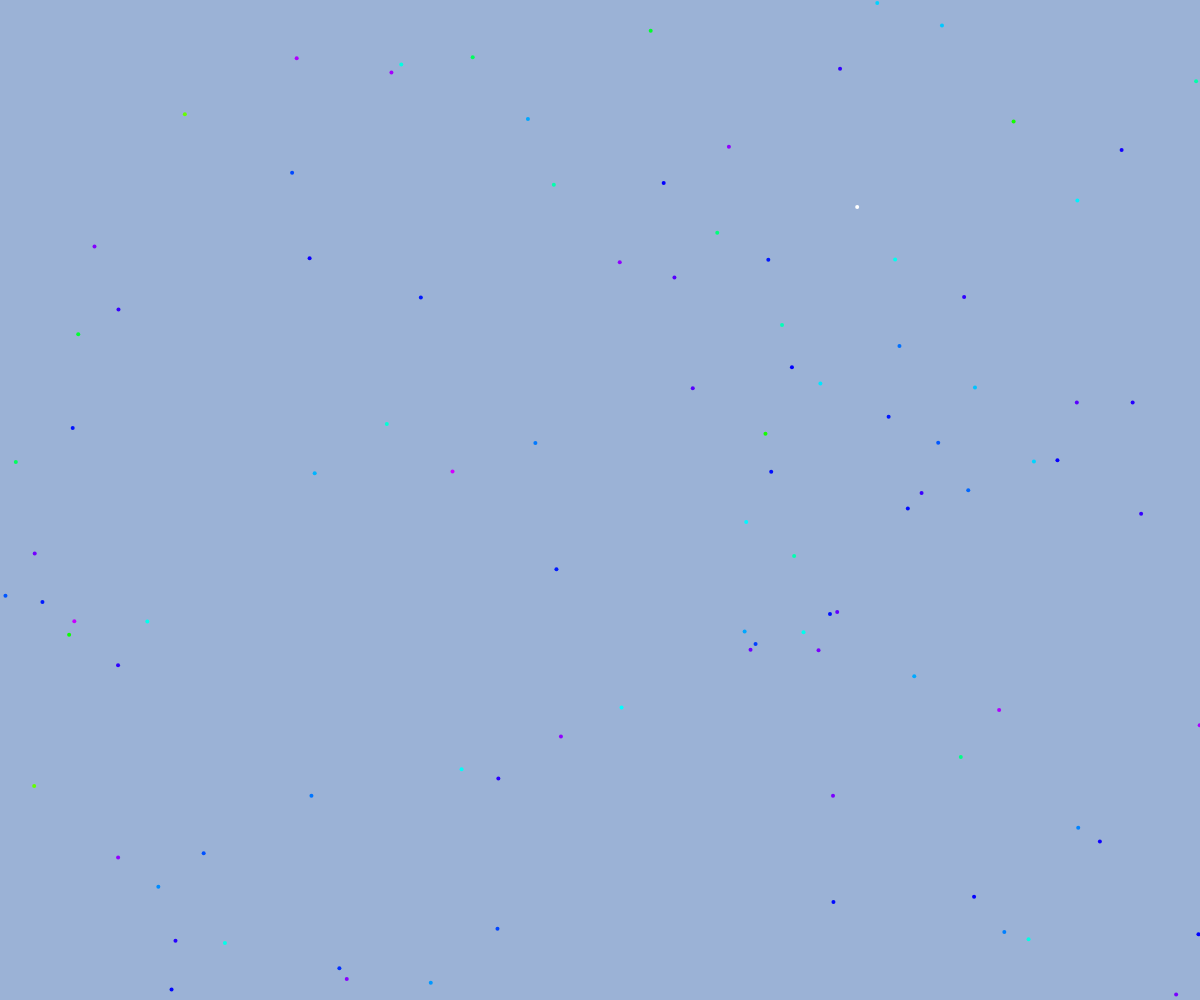
Frame 1 (no input)
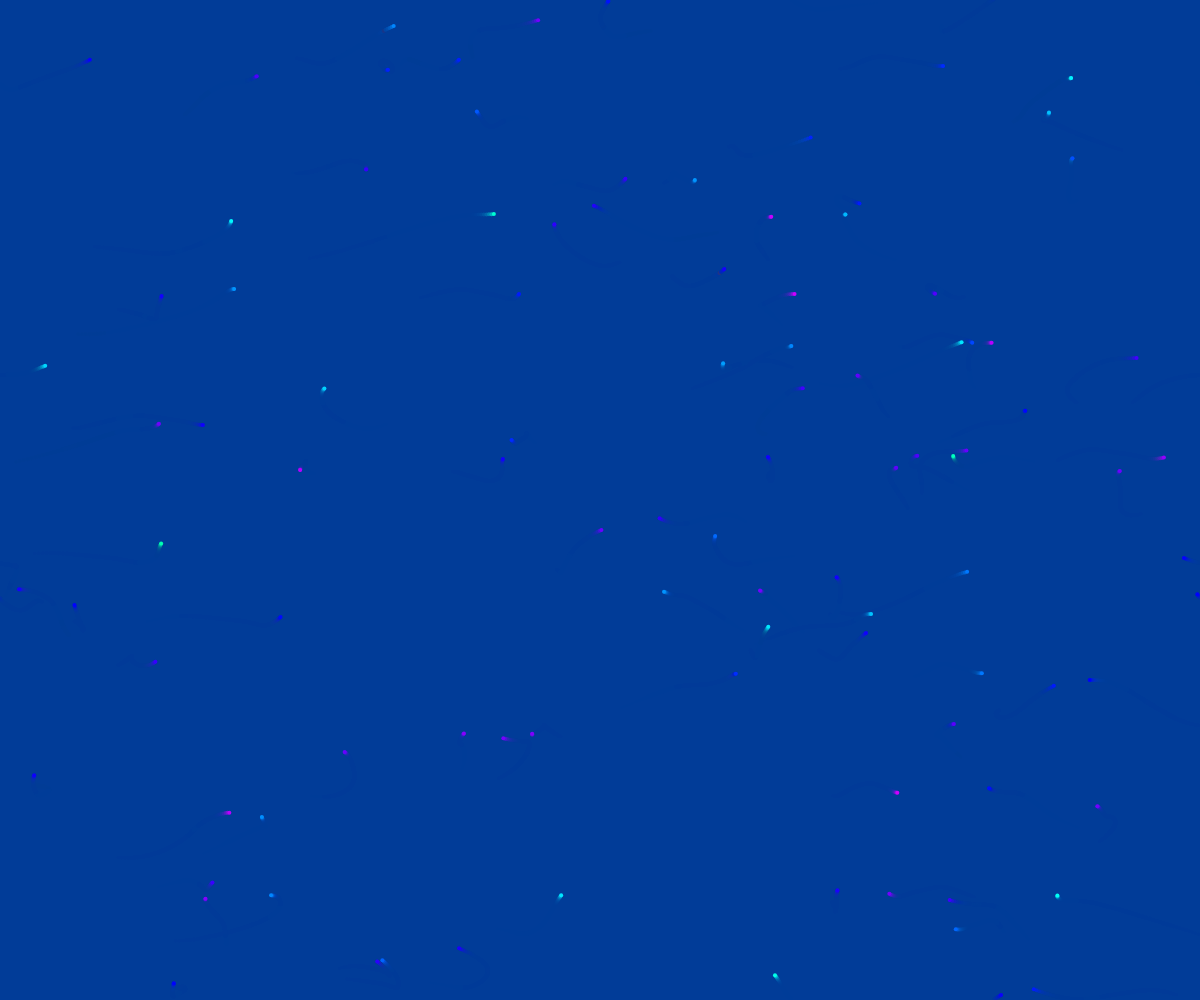
Frame 60 (no input)
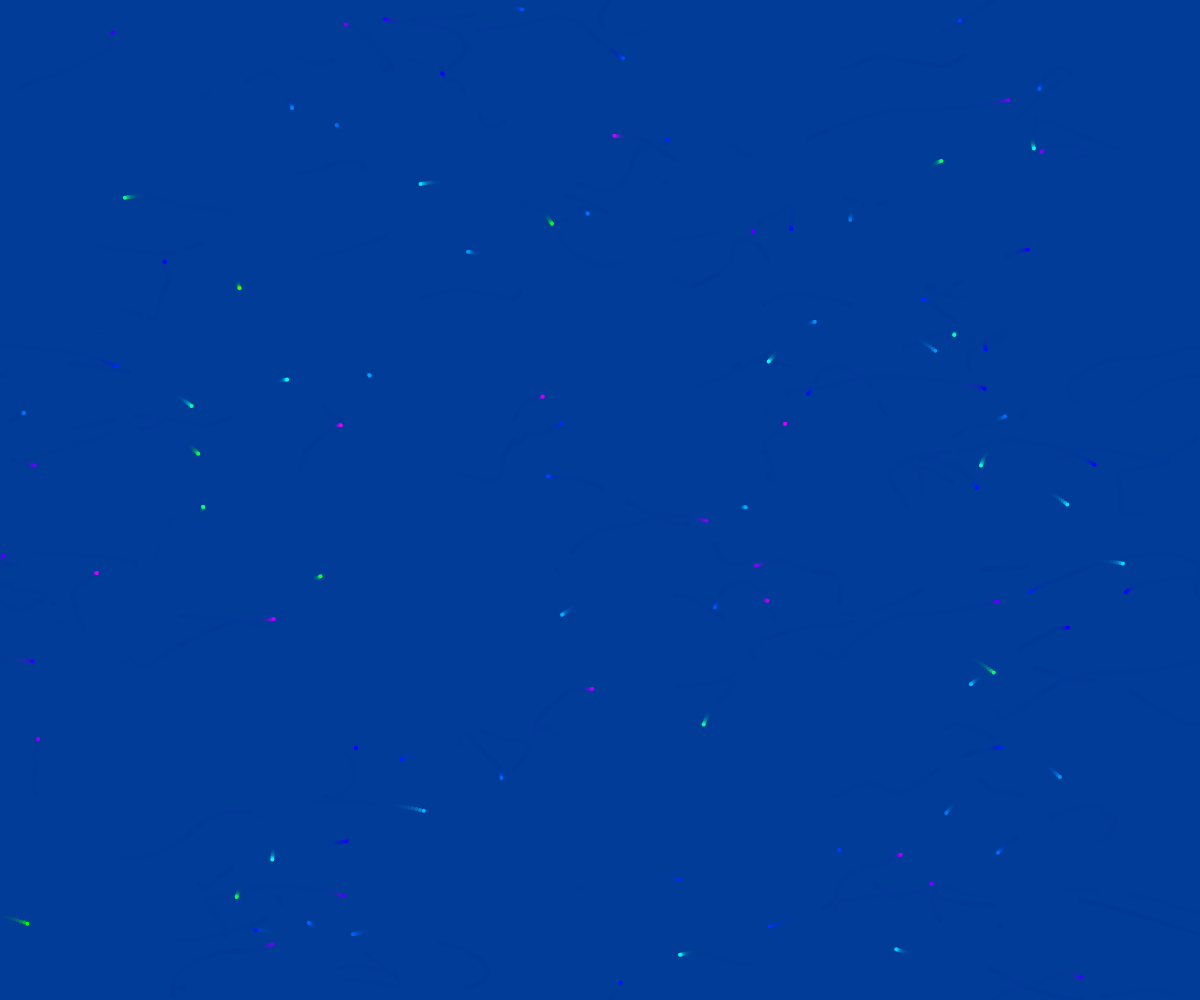
Frame 120 (the mouse pressed at the canvas centre since frame 60)

The p5.js sketch that drew these frames (run headless with seeded random() and noise() and a simulated clock; from frame 60 on, the mouse is pressed at the canvas centre):

// p5.js sketch
// ── sketch.js
/*
Weird Planktons
author: Peter Liley
15/12/21
*/

let wanderers = [];
let num = 100;
let size = 4; // size of each wanderer

function setup() {
  createCanvas(windowWidth, windowHeight);
  background(255);
  noStroke();
  for(i = 0; i < num; i++){
    wanderers.push(new Wanderer(i));
  }
}

function draw() {
  colorMode(RGB);
  background(0, 60, 150, 100); // deep ocean blue!
  wanderers.forEach(element => {
    element.update();
  });
}


class Wanderer {
  constructor(seed=0){

    this.nx = seed+0.01; // largely offset x seed to make left-right motion highly varied
    this.ny = seed/num+10.01; // small offset y seed to make up-down motion more unified
    this.interval = 0.01; // noise step
    
    this.x = random(0, width);
    this.y = random(0, height);
    this.xprev = this.x;
    this.yprev = this.y;

    this.size = size; // universal size at top of programme
    this.marchSpeed = 5;
  }

  update(){
    ellipse(this.x, this.y, this.size);
    this.move();
    this.chooseColour();
    this.nx += this.interval;
    this.ny += this.interval;
  }

  /**
   * Move each wanderer based on noise, and constrain to on-screen
   */
  move(){
    if(this.x >= width) this.x = 0;
    if(this.x < 0) this.x = width;
    if(this.y >= height) this.y = 0;
    if(this.y < 0) this.y = height;
    this.y -= map(noise(this.ny), 0, 1, -this.marchSpeed, this.marchSpeed);
    this.x -= map(noise(this.nx), 0, 1, -this.marchSpeed, this.marchSpeed);
  }
  
  /**
   * Change wanderer colour according to 'speed'
   * (i.e. distance between current and previous position)
   */
  chooseColour(){
    this.d = dist(this.x, this.y, this.xprev, this.yprev);
    this.c = map(this.d, 0, 3, 300, 150);
    colorMode(HSB);
    fill(this.c, 195, 255);
    this.xprev = this.x;
    this.yprev = this.y;
  }
}

// ── App.css
.col {
    width: 50%;
    margin: 10px;
}


.container {
    margin 10px;
    height: 100%;
}

.sketch {

}
// ── Styles.css
.col {
    padding: 10px;
}
// ── sketch.html
<!DOCTYPE html>
<html lang="en">
  <head>
    <meta charset="UTF-8" />
    <meta name="viewport" content="width=device-width, initial-scale=1.0" />
    <title>p5js Sketch</title>
    <script src="../node_modules/p5/lib/p5.js"></script>
  </head>

  <body>
    <script src="./sketch.js"></script>
  </body>
</html>
